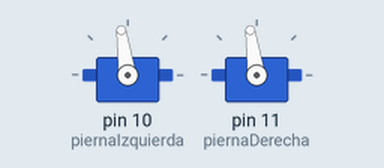
Recording of a sketch running on a simulated Arduino Uno, built with avr-gcc and run on an emulated ATmega328P. On the bench: 2 × servo.

Above: at 1.05 s.
At 1.95 s:
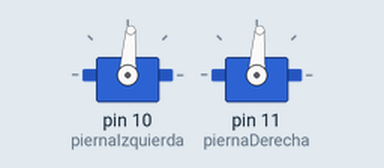
Timing chart, 0 to 4.0 s (numbered marks = the images above):
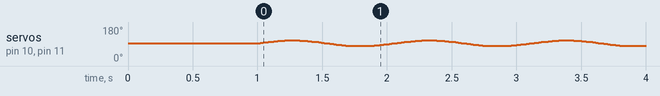

The sketch:

Movimineto_Seno.ino
```cpp
#include <Servo.h>

Servo piernaIzquierda;
Servo piernaDerecha;

const int CENTRO_IZQ = 95;
const int CENTRO_DER = 95;
const int AMPLITUD = 15; // Mayor amplitud

// Duración total de un ciclo completo (ida y vuelta de ambas piernas)
int DURACION_PASO = 1000; // Más rápido, 1 segundo por ciclo
int pasos = 100;          // Menos pasos para mantener suavidad

void setup() {
  piernaIzquierda.attach(10);
  piernaDerecha.attach(11);
  piernaIzquierda.write(CENTRO_IZQ);
  piernaDerecha.write(CENTRO_DER);
  delay(1000);
}

void loop() {
  for (int i = 0; i <= pasos; i++) {
    float fase = 2 * PI * i / pasos;  // Avanza en un ciclo seno
    float movIzq = sin(fase);         // -1 a +1
    float movDer = sin(fase + PI);    // Desfase de 180°, pierna opuesta

    int anguloIzq = constrain(CENTRO_IZQ + AMPLITUD * movIzq, 0, 180);
    int anguloDer = constrain(CENTRO_DER - AMPLITUD * movDer, 0, 180);

    piernaIzquierda.write(anguloIzq);
    piernaDerecha.write(anguloDer);

    delay(DURACION_PASO / pasos);
  }
}
```
